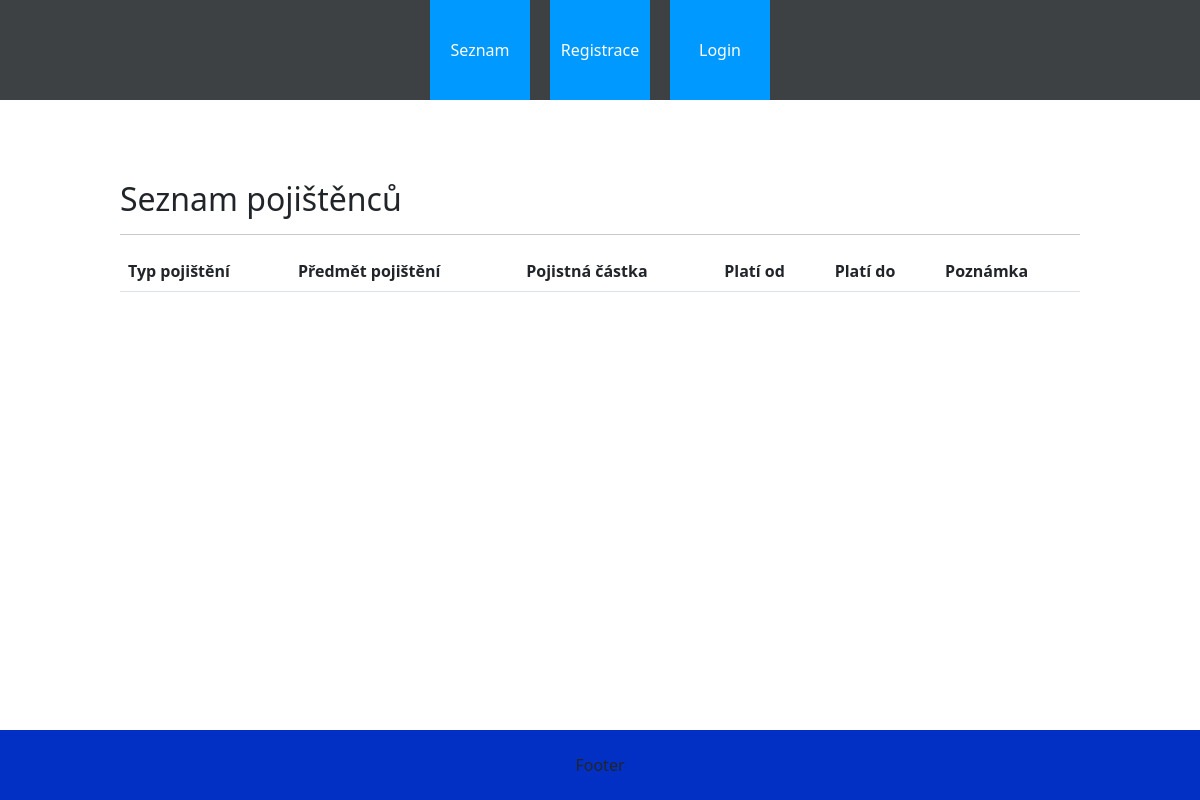
/pojistenci/testsz/, run on an earlier commit of the app's database.
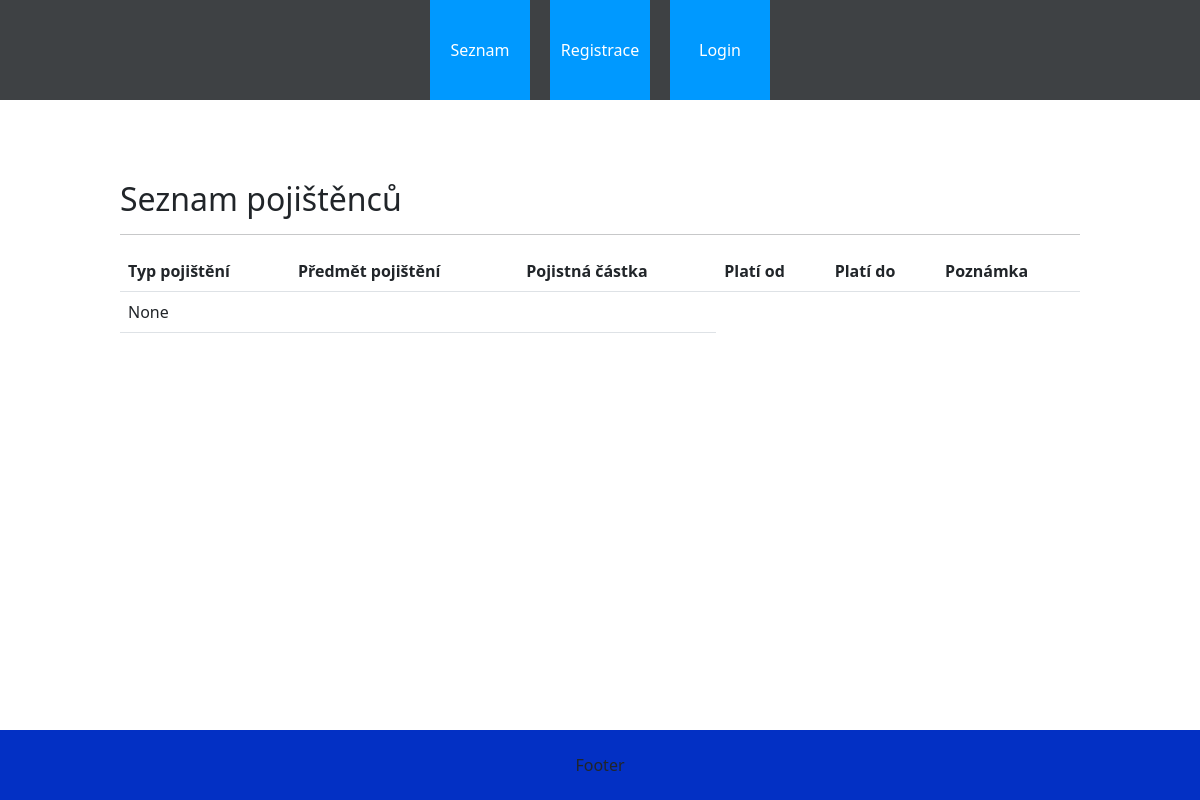
And on a later commit of the database.
### pojistenci/models.py (models this page shows, shortened)
class SeznamPojisteni(models.Model):
    pojistenec = models.ForeignKey(
        Pojistenec, null=True, on_delete=models.SET_NULL, verbose_name='Pojištěnec')
    typ_pojisteni = models.ForeignKey(
        TypPojisteni, null=True, on_delete=models.SET_NULL, verbose_name='Druh pojištění')
    predmet_pojisteni = models.CharField(max_length=80, null=True, verbose_name='Předmět pojištění')
    hodnota_pojisteni = models.CharField(max_length=10, null=True, verbose_name='Hodnota pojištění')
    plati_od = models.CharField(max_length=10, null=True, verbose_name='Platí od')
    plati_do = models.CharField(max_length=10, null=True, verbose_name='Platí do')
    poznamka = models.TextField(null=True, verbose_name='Poznámka', blank=True) # není povinné pole
    date_created = models.DateTimeField(auto_now_add=True, null=True, verbose_name='Datum vytvoření')
    class Meta:
        verbose_name = 'Seznam pojištění'
        verbose_name_plural = 'Seznam pojištění'

### pojistenci/views.py (the view)
# urls.py: path('testsz/', views.TestSeznam.as_view(), name='testseznamu'),
class TestSeznam(generic.ListView):
    template_name = 'pojistenci/testseznam.html'
    context_object_name = 'testsz'
    def get_queryset(self):
        return SeznamPojisteni.objects.all()

### pojistenci/templates/pojistenci/testseznam.html
{% extends "base.html" %}
{% block content %}
<h2>Seznam pojištěnců</h2>
<hr>
    <table class="table">
      <tr>
        <th>Typ pojištění</th>
        <th>Předmět pojištění</th>
        <th>Pojistná částka</th>
        <th>Platí od</th>
        <th>Platí do</th>
        <th>Poznámka</th>
      </tr>
      {% for pojistka in testsz %}
      <tr>
        <td>{{pojistka.typ_pojisteni}}</td>
        <td>{{pojistka.pojistenec.jmeno}}</td>
        <td>{{pojistka.pojistenec.prijmeni}}</td>
      </tr>
      {% endfor %}
    </table>
{% endblock %}

### pojistenci/templates/base.html (shortened to what this page needs)
<!DOCTYPE html>
<html lang="cs">
<head>
    {% load static %}
    <link rel="stylesheet" href="{% static 'css/style.css' %}" type="text/css">
    <link rel="stylesheet" href="{% static 'css/bootstrap.min.css' %}" type = "text/css"/>
</head>
<body>
    <nav>
        <div class="flex_box">
            <div class="nav_item"><a href={% url "pojistenci" %}>Seznam pojištěnců</a></div>
            {% if not user.is_authenticated %}<div class="nav_item"><a href={% url "registrace" %}>Registrace</a></div>{% endif %}
            {% if not user.is_authenticated %}<div class="nav_item"><a href={% url "login" %}>Login</a></div>{% endif %}
        </div>
    </nav>
    <div class="content">
    {% block content %}
    {% endblock %}
    </div>
    <footer>
    </footer>
</body>
</html>

### pojistenci/static/css/style.css (style rules this page uses)
html, body { width: 100%; height: 100%; margin: 0; }
nav { width: 100%; height: 100px; background-color: #3e4144; color: white; }
.flex_box { width: 100%; height: 100px; display: flex; justify-content: center; }
.flex_box a { text-decoration: none; color: white; }
.nav_item { margin-left: 10px; margin-right: 10px; background-color: rgb(0, 153, 255); height: 100px; width: 100px; text-align: center; line-height: 100px; vertical-align: middle; color: white; }
.content { width: 80%; margin: auto; margin-top: 80px; margin-bottom: 80px; }
footer { position: fixed; width: 100%; height: 70; background-color: rgb(3, 48, 196); text-align: center; line-height: 70px; vertical-align: middle; bottom: 0; }

What changed in the data, as far as the page shows it:
added SeznamPojisteni: typ_pojisteni "None"
